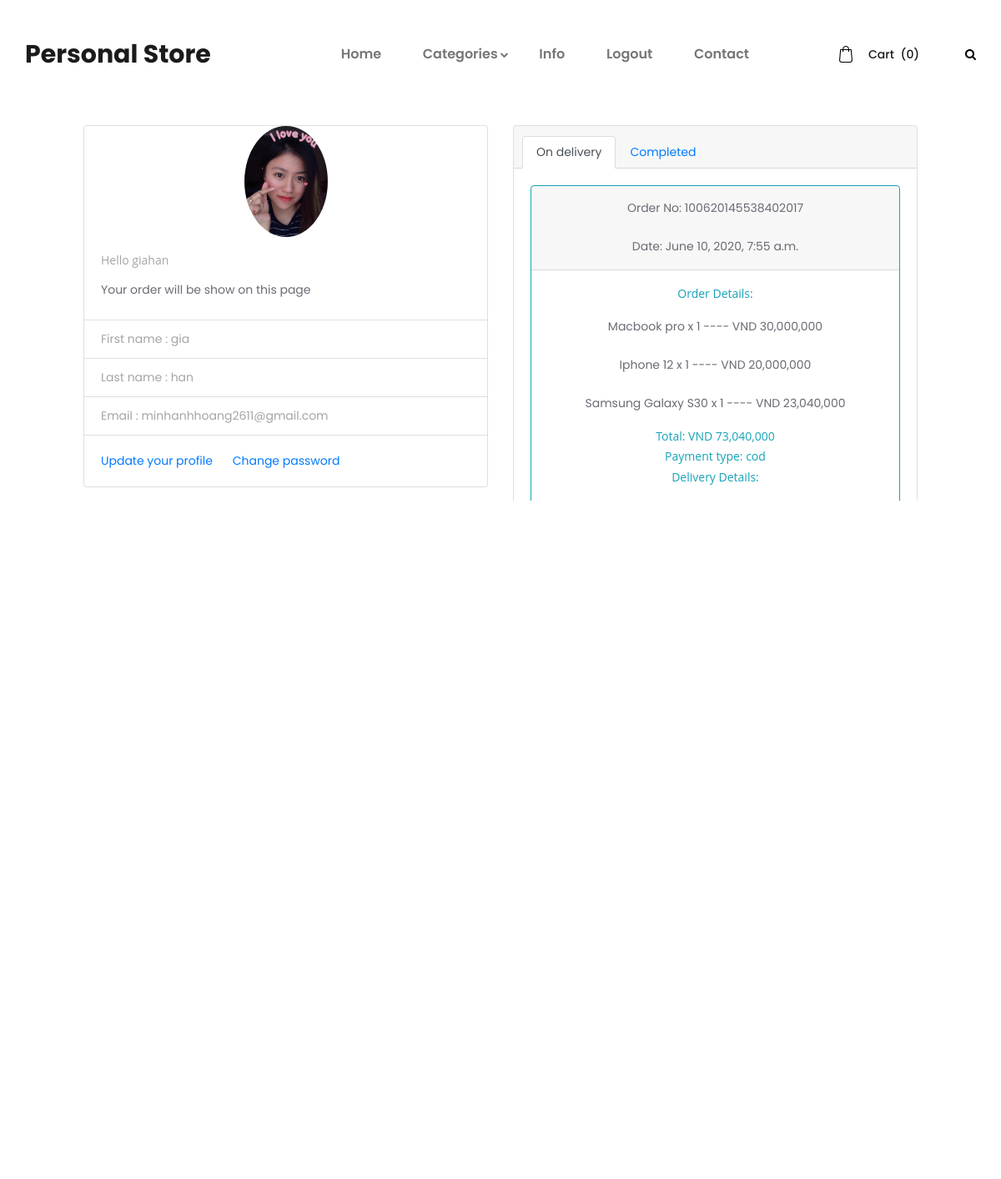
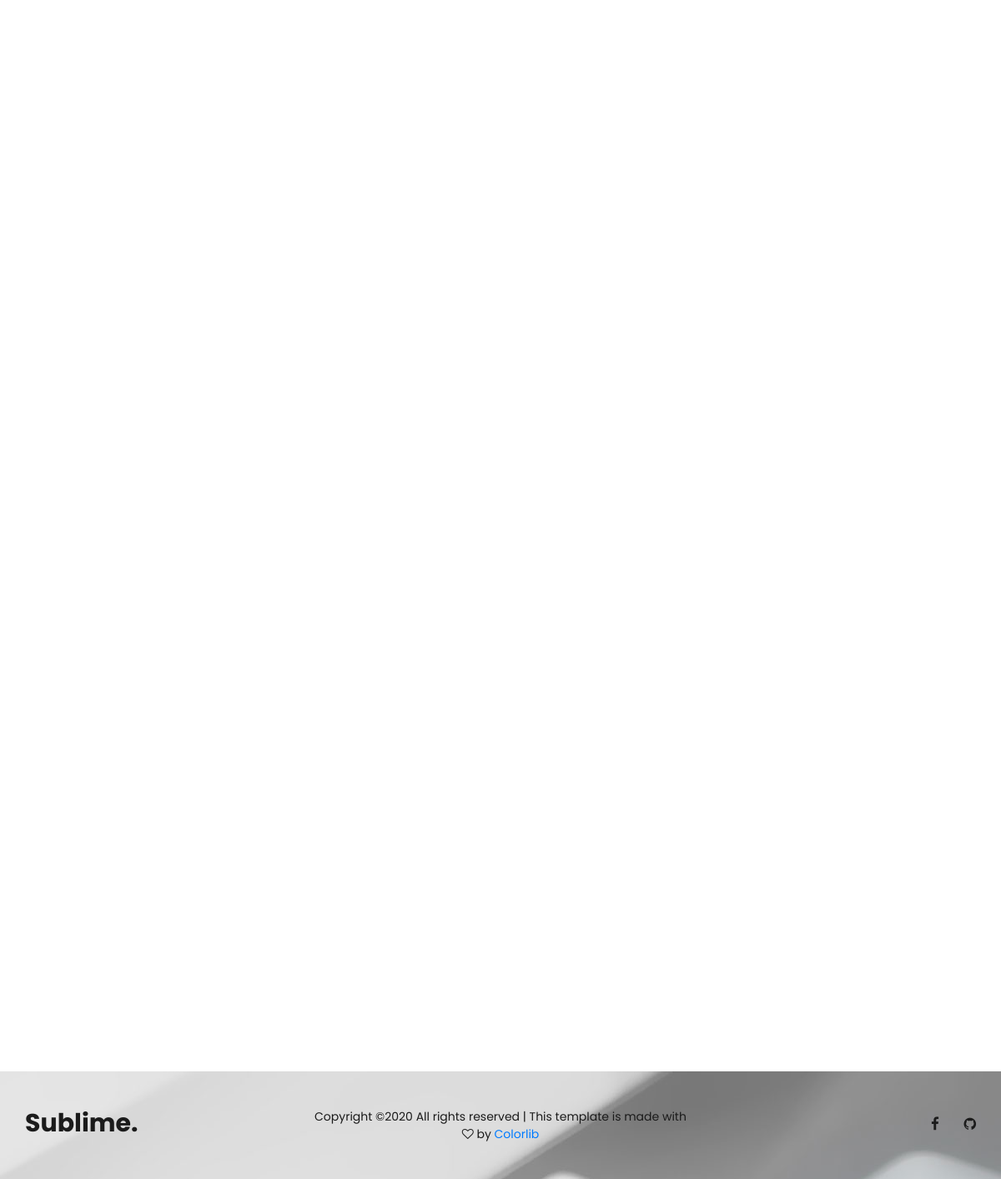
Page /customer/ (signed in) on the committed database (2 pictures, top to bottom).
### store/models.py (models this page shows, shortened)
class Customer(models.Model):
    user = models.OneToOneField(User, null=True, blank=True, on_delete=models.CASCADE)
    username = models.CharField(max_length=200, null=True, blank=True, unique=True)
    first_name = models.CharField(max_length=200,null=True)
    last_name = models.CharField(max_length=200,null=True)
    email = models.EmailField(null=True, unique=True)
    profile_pic = models.ImageField(null=True, blank=True, upload_to='customer-profile-pic', default='customer-profile-pic/default_profile.png')
    @property
    def ProfilePicURL(self):
        try:
            url = self.profile_pic.url
        except:
            url = ''
        return url

class Order(models.Model):
    customer = models.ForeignKey(Customer, on_delete=models.SET_NULL, null=True, blank=True)
    date_ordered = models.DateTimeField(auto_now_add=True)
    complete = models.BooleanField(default=False)
    transaction_id = models.CharField(max_length=100, null=True)
    payment_type = models.CharField(max_length=200, null=True, blank=True)
    @property
    def get_cart_total(self):
        orderitems = self.orderitem_set.all()
        total = sum([item.get_total for item in orderitems])
        return total

class OrderItem(models.Model):
    product = models.ForeignKey(Product, on_delete=models.SET_NULL, blank=True, null=True)
    order = models.ForeignKey(Order, on_delete=models.SET_NULL, blank=True, null=True)
    quantity = models.IntegerField(default=0, null=True, blank=True)
    date_added = models.DateTimeField(auto_now_add=True)
    @property
    def get_total(self):
        total = self.product.price * self.quantity
        return total

class Product(models.Model):
    STATUS = (
        ('Normal','Normal'),
        ('New','New'),
        ('Hot','Hot'),
        ('Sale','Sale'),
    )
    category = models.ForeignKey(Category,null=True, blank=True, on_delete=models.SET_NULL)
    name = models.CharField(max_length=200, unique=True)
    summary = models.TextField(blank=True, null=True)
    description = models.TextField(blank=True, null=True)
    price = models.DecimalField(max_digits=10 , decimal_places=0)
    out_stock = models.BooleanField(default=False)
    image = models.ImageField(null=True, blank=True , upload_to='product')
    status = models.CharField(max_length=50,null=True, blank=True, choices=STATUS, default='Normal')
    created_date = models.DateTimeField(auto_now_add=True)
    slug = models.SlugField(default='',editable=False)

### store/decorators.py (the view)
        def wrapper_func(request, *args, **kwargs):
            if not request.user.is_authenticated:
                return redirect(reverse('login'))
            groups = None
            if request.user.groups.exists():
                groups = request.user.groups.all()
                for group in groups:
                    if group.name in allowed_roles:
                        return view_func(request, *args, **kwargs)
            return render(request,'customer/not-authorize.html')

### store/models.py (called while the page is built)
    def __str__(self):
        return self.name

### store/templatetags/ecommerce_tags.py (called while the page is built)
@register.filter
def vnd(value):
    try:
        s = list(str(round(value)))
        result = ''
        count = 0
        while len(s) != 0 :
            result += s.pop()
            count += 1
            if count % 3 == 0:
                result += ","
        if result[-1] == ',':
            result = result[:-1]
        return "VND " + result[::-1]
    except:
        return value

@register.filter
def replace_by_spc(value, arg):
    return value.replace(arg,' ')

@register.inclusion_tag('customer/order_items.html')
def show_order_items (order):
    items = order.orderitem_set.all()
    return {'items':items}

@register.inclusion_tag('customer/shipping_address.html')
def show_shipping_address (order):
    shipping_address = ShippingAddress.objects.get(order=order)
    return {'address':shipping_address}

@register.simple_tag(takes_context=True)
def cart_items(context):
    request = context['request']
    try:
        cart = json.loads(request.COOKIES['cart'])
    except:
        cart = {}
    items = 0
    for i in cart:
        items += cart[i]['quantity']
    return items

@register.simple_tag
def category_menu():
    try:
        return Category.objects.all()
    except:
        return []

### store/views.py (called while the page is built)
@allowed_users(allowed_roles=['customer','admin'])
def CustomerPage(request):
    customer = request.user.customer
    orders = Order.objects.filter(customer=customer).order_by('-date_ordered')
    context = {
        'customer':customer,
        'orders':orders
        }
    return render(request, 'customer/customer-page.html', context)

### store/templates/customer/customer-page.html (shortened to what this page needs)
{% extends 'base.html'%}
{% load static %}
{% load ecommerce_tags%}
{% block css %}
<link rel="stylesheet" type="text/css" href="{% static 'styles/main_styles.css'%}">
<link rel="stylesheet" type="text/css" href="{% static 'styles/responsive.css' %}">
<link rel="stylesheet" type="text/css" href="{% static 'styles/customer.css' %}">
{% endblock %}
{% block content %}
<div class="customer-content">
    <div class="row">
        <div class="col-sm-6 customer-profile">
            <div class="card customer-profile-content" >
                <img class="card-img-top profile-pic" src="{{customer.ProfilePicURL}}" alt="Card image cap">
                <div class="card-body">
                <h5 class="card-title">Hello {{ customer.username }}</h5>
                <p class="card-text">Your order will be show on this page </p>
                </div>
                <ul class="list-group list-group-flush">
                <li class="list-group-item">First name : {{ customer.first_name }}</li>
                <li class="list-group-item">Last name : {{ customer.last_name }}</li>
                <li class="list-group-item">Email : {{customer.email}}</li>
                </ul>
                <div class="card-body">
                <a href="{% url 'update-profile' %}" class="card-link">Update your profile</a>
                <a href="{% url 'change-password' %}" class="card-link">Change password</a>
                </div>
            </div>
        </div>
        <div class="col-sm-6 customer-order">
            <div class="card text-center">
                <div class="card-header">
                  <ul class="nav nav-tabs card-header-tabs">
                    <li class="nav-item">
                      <a data-complete="false" class="nav-link  active" href="#">On delivery</a>
                    </li>
                    <li class="nav-item">
                      <a data-complete="true" class="nav-link " href="#">Completed</a>
                    </li>
                  </ul>
                </div>
                <div class="card-body">
                    {% for order in orders %}
                    <div class="card  mb-3 {{ order.complete}} {% if order.complete == True%} border-danger hide {%else%} border-info {%endif%}" >
                        <div class="card-header">
                            <p>Order No: {{ order.transaction_id }}</p>
                            <p>Date: {{ order.date_ordered }}</p>
                        </div>
                        <div class="card-body {% if order.complete == True%} text-info-danger  {%else%} text-info {%endif%}">
                          <h5 class="card-title">
                              Order Details: </h5>
                          <p class="card-text">{% show_order_items order %}</p>
                          <h5>Total: {{order.get_cart_total|vnd}}</h5>
                          <h5>Payment type: {{order.payment_type}}</h5>
                          <h5 class="card-title">Delivery Details: </h5>
                          <p class="card-text">{% show_shipping_address order %}</p>
                        </div>
                    </div>
                    {% endfor %}
                </div>
              </div>
        </div>
    </div>
</div>
{% endblock %}

### store/templates/customer/order_items.html
{% load ecommerce_tags%}
    {% for item in items %}
        <p>{{ item.product.name }} x {{ item.quantity }} ---- {{ item.get_total|vnd }}</p>
    {% endfor %}

### store/templates/customer/shipping_address.html (shortened to what this page needs)
{% load ecommerce_tags%}
    <p>Name: {{address.first_name }} {{address.last_name }}</p>

### static/styles/main_styles.css (style rules this page uses)
* { margin: 0; padding: 0; -webkit-font-smoothing: antialiased; -webkit-text-shadow: rgba(0,0,0,.01) 0 0 1px; text-shadow: rgba(0,0,0,.01) 0 0 1px; }
body { font-family: 'Poppins', sans-serif; font-size: 14px; font-weight: 400; background: #FFFFFF; color: #a5a5a5; }
div { display: block; position: relative; -webkit-box-sizing: border-box; -moz-box-sizing: border-box; box-sizing: border-box; }
ul { list-style: none; margin-bottom: 0px; }
p { font-family: 'Poppins', sans-serif; font-size: 14px; line-height: 2.14; font-weight: 400; color: #6c6a74; -webkit-font-smoothing: antialiased; -webkit-text-shadow: rgba(0,0,0,.01) 0 0 1px; text-shadow: rgba(0,0,0,.01) 0 0 1px; }
p:last-of-type { margin-bottom: 0; }
a, a:hover, a:visited, a:active, a:link { text-decoration: none; -webkit-font-smoothing: antialiased; -webkit-text-shadow: rgba(0,0,0,.01) 0 0 1px; text-shadow: rgba(0,0,0,.01) 0 0 1px; }
h5 { font-size: 14px; }
h1, h2, h3, h4, h5, h6 { font-family: 'Open Sans', sans-serif; -webkit-font-smoothing: antialiased; -webkit-text-shadow: rgba(0,0,0,.01) 0 0 1px; text-shadow: rgba(0,0,0,.01) 0 0 1px; }

### static/styles/customer.css (style rules this page uses)
.customer-content { margin-top:150px; padding-left:100px; padding-right:100px; }
.profile-pic { width:100px; border-radius:50%; margin:auto; }
.customer-order { height:450px; overflow: scroll; }

### rows in the picture
Customer: ProfilePicURL (picture), username "giahan", first_name "gia", last_name "han", email "minhanhhoang2611@gmail.com"
Order: transaction_id "100620145538402017", date_ordered "June 10, 2020, 7:55 a.m.", get_cart_total|vnd "VND 73,040,000", payment_type "cod"
OrderItem: product.name "Macbook pro", quantity "1", get_total|vnd "VND 30,000,000"
OrderItem: product.name "Iphone 12", quantity "1", get_total|vnd "VND 20,000,000"
OrderItem: product.name "Samsung Galaxy S30", quantity "1", get_total|vnd "VND 23,040,000"
